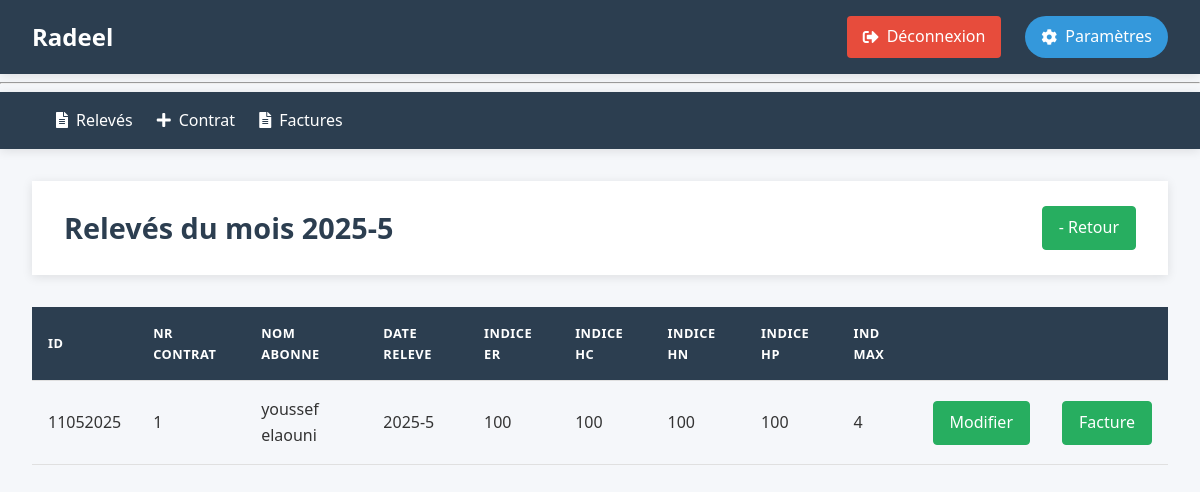
Page /2025-5/afficher (signed in) on the committed database.
### tables this page shows
CREATE TABLE releves (
    id TEXT PRIMARY KEY NOT NULL,
    Nr_contrat INTEGER NOT NULL,
    mois INTEGER CHECK (mois BETWEEN 1 AND 12),
    annee INTEGER ,
    IER INTEGER CHECK(IER >= 0),-- Indicateur d'energie reactif
    IEA_HC INTEGER CHECK(IEA_HC >= 0),-- Indicateur d'energie active en heures creuses
    IEA_HN INTEGER CHECK(IEA_HN >= 0),-- Indicateur d'energie active en heures normales
    IEA_HP INTEGER CHECK(IEA_HP >= 0),-- Indicateur d'energie active en heures pleines
    RED_ER INTEGER DEFAULT 0,--Redressement d'energie reactif
    RED_EA_HC INTEGER DEFAULT 0,--Redressement d'energie active en heures creuses
    RED_EA_HN INTEGER DEFAULT 0,--Redressement d'energie active en heures normales
    RED_EA_HP INTEGER DEFAULT 0 ,--Redressement d'energie active en heures pleines
    IMAX INTEGER CHECK(IMAX >= 0),--Indicateur de maximum KW
    FOREIGN KEY (Nr_contrat) REFERENCES contrats(Nr_contrat) ON DELETE CASCADE
    --UNIQUE(Nr_contrat, mois, annee) -- Assure qu'il n'y a qu'un relevé par mois et par contrat
);

CREATE TABLE contrats (
    Nr_contrat INTEGER PRIMARY KEY ,
    nom_abonne TEXT NOT NULL,
    Adresse TEXT NOT NULL,
    date_contrat DATE NOT NULL DEFAULT CURRENT_DATE,
    Secteur INTEGER NOT NULL,
    Puissance_souscrite INTEGER NOT NULL CHECK(Puissance_souscrite > 0),
    Puissance_installee INTEGER NOT NULL CHECK(Puissance_installee > 0),
    type_installation INTEGER NOT NULL CHECK(type_installation IN (1, 2, 12)),
    statut TEXT NOT NULL DEFAULT 'actif' CHECK(statut IN ('actif', 'resile', 'suspendu'))
);

### radeel/releve.py (the view)
@br.route("/<mois>/afficher")
def afficher(mois):
    db = get_db()
    date = get_date_from_mois(mois)
    if not date:
        return redirect(url_for('releve.index'))
    annee ,mois_= date
    releves = db.execute("""
        SELECT r.*, c.nom_abonne
        FROM releves r
        JOIN contrats c ON c.Nr_contrat = r.Nr_contrat
        WHERE r.mois = ? and r.annee = ?
    """, (mois_,annee,)).fetchall()
    return render_template("releves/afficher.html", releves=releves, mois=mois)

### radeel/auth.py (called while the page is built)
@bp.before_app_request
def load_logged_in_user():
    user_id = session.get('user_id')
    if user_id is None:
        g.user = None
    else:
        g.user = get_db().execute(
            'SELECT * FROM user WHERE id = ?', (user_id,)
        ).fetchone()

def login_required(view):
    @functools.wraps(view)
    def wrapped_view(**kwargs):
        if not session.get('authenticated'):
            return redirect(url_for('auth.login'))
        return view(**kwargs)
    return wrapped_view

### radeel/db.py (called while the page is built)
def get_db():
    if 'db' not in g:
        g.db = sqlite3.connect(
            current_app.config['DATABASE'],
            detect_types=sqlite3.PARSE_DECLTYPES
        )
        g.db.execute("PRAGMA foreign_keys = ON;")
        g.db.row_factory = sqlite3.Row
    return g.db

### radeel/releve.py (called while the page is built)
@br.before_request
@login_required
def before_request():
    pass

def get_date_from_mois(mois):
    try:
        annee,mois = map(int, mois.split("-"))
        if 1 <= mois <= 12:
            return  annee, mois
        else:
            raise ValueError("Mois invalide")
    except ValueError:
        flash("Format de mois invalide. Utilisez 'MM-AAAA'.", "error")
        return None

### radeel/templates/releves/afficher.html (shortened to what this page needs)
{% extends 'base.html' %}
{% block header %}
    <h1>Relevés du mois {{ mois }}</h1>
    <a href="/" class="btn btn-success">- Retour</a>
{% endblock %}
{% block content %}
    <table cellpadding="5">
        <thead>
            <tr>
                <th>ID</th>
                <th>Nr contrat</th>
                <th>Nom abonne</th>
                <th>Date Releve</th>
                <th>Indice ER</th>
                <th>Indice HC</th>
                <th>Indice HN</th>
                <th>Indice HP</th>
                <th>Ind Max</th>
                <th></th>
                <th></th>
            </tr>
        </thead>
        <tbody>
            {% for r in releves %}
            <tr>
                <td>{{ r.Id}}</td>
                <td>{{ r.Nr_contrat }}</td>
                <td>{{ r.nom_abonne }}</td>
                <td>{{ mois}}</td>
                <td>{{ r.IER }}</td>
                <td>{{ r.IEA_HC }}</td>
                <td>{{ r.IEA_HN }}</td>
                <td>{{ r.IEA_HP }}</td>
                <td>{{ r.imax }}</td>
                <td>
                    <a href="{{ url_for('releve.modifier', id=r.Id) }}" class="btn btn-success">Modifier</a>
                </td>
                <td>
                    <a href="{{ url_for('releve.calculer', id=r.Id) }}" class="btn btn-success">Facture</a>
                </td>
            </tr>
            {% endfor %}
        </tbody>
    </table>
{% endblock %}

### radeel/static/style.css (style rules this page uses)
:root { --primary-color: #2c3e50; --secondary-color: #3498db; --accent-color: #e74c3c; --light-color: #ecf0f1; --dark-color: #2c3e50; --success-color: #27ae60; --warning-color: #f39c12; --text-color: #333; --text-light: #95a5a6; --border-radius: 4px; --box-shadow: 0 2px 10px rgba(0, 0, 0, 0.1); --transition: all 0.3s ease; }
body { font-family: 'Segoe UI', Tahoma, Geneva, Verdana, sans-serif; line-height: 1.6; color: var(--text-color); background-color: #f5f7fa; padding: 0; margin: 0; }
header h1 { margin: 0; color: var(--dark-color); font-size: 1.8rem; }
.btn { display: inline-block; padding: 0.5rem 1rem; border-radius: var(--border-radius); text-decoration: none; font-weight: 500; transition: all 0.3s ease; }
.btn-success { background-color: var(--success-color); color: white; border: 1px solid var(--success-color); }
table { width: 100%; border-collapse: collapse; margin-top: 1rem; }
th, td { padding: 1rem; text-align: left; border-bottom: 1px solid #e0e0e0; }
th { background-color: var(--primary-color); color: white; font-weight: 600; text-transform: uppercase; font-size: 0.8rem; letter-spacing: 0.5px; }
body { font-family: 'Segoe UI', Tahoma, Geneva, Verdana, sans-serif; line-height: 1.6; color: var(--text-color); background-color: #f5f7fa; margin: 0; padding: 0; min-height: 100vh; }

### rows in the picture
releves: Id "11052025", Nr_contrat "1", nom_abonne "youssef elaouni", mois "2025-5", IER "100", IEA_HC "100", IEA_HN "100", IEA_HP "100", imax "4"

### other values in the picture
{{ mois }} "2025-5"
